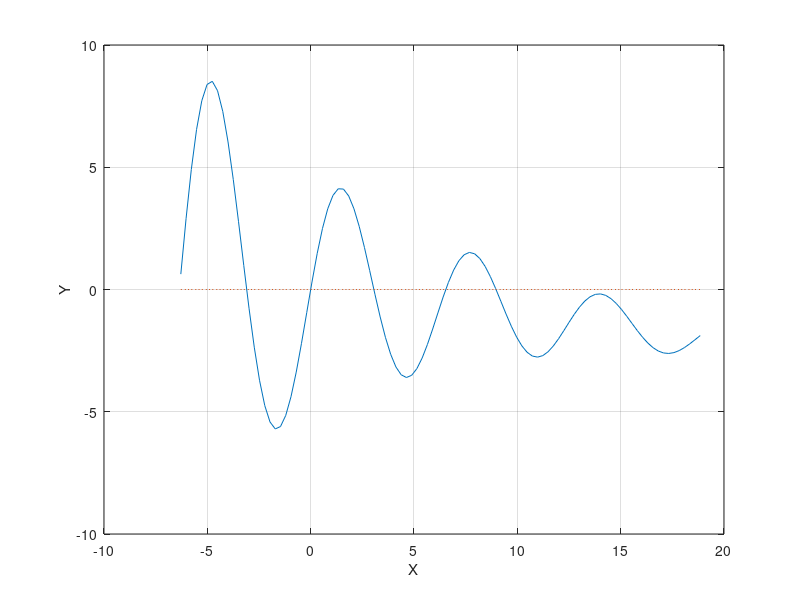

This chart was generated by the following MATLAB code: (Note: this script raises an error after producing the figure.)
clear
a=-2*pi; b=6*pi;
m=100; x=linspace(a,b,m);
f='5*exp(-0.1*x).*sin(x)-0.1*x';
plot(x,eval(f),x,0*x,':'); grid on
xlabel('X'); ylabel('Y');
z=ginput(1);
[zr,fr]=fzero(f,z(1))
hold on
plot(zr,fr,'r*',z(1),z(2),'g*')
hold off